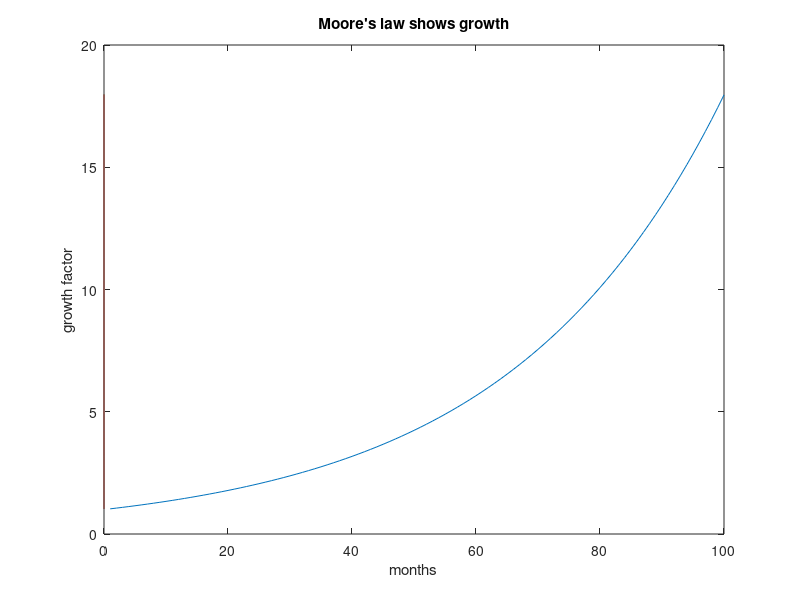

This chart was generated by the following MATLAB code:
%{
MooresLaw - Fixed program for graphing Moore's Law
Authors:    Bram Hampton
Assignment: EGR 102 YOP: Debug 3 programs
Changed:    Oct 24 2017
Purpose:
  Fixed error in program by adding a required double '' as only one '
  caused a syntax error by closing the string.
%}

% This program will do a rough plot of Moore's law, the equation that says
% the amount of computing power on a chip will double every 24 months.  A
% simplified version of that equation is of the form y=1-2^(x/24) where x
% is the number of months and y is a factor of computing power.

% initialize some values
x=zeros(100);

for i=1:length(x)
    y(i)=(2^(i/24));
    x(i)=i;
   
end

plot(x,y)
title('Moore''s law shows growth')
xlabel('months')
ylabel('growth factor')